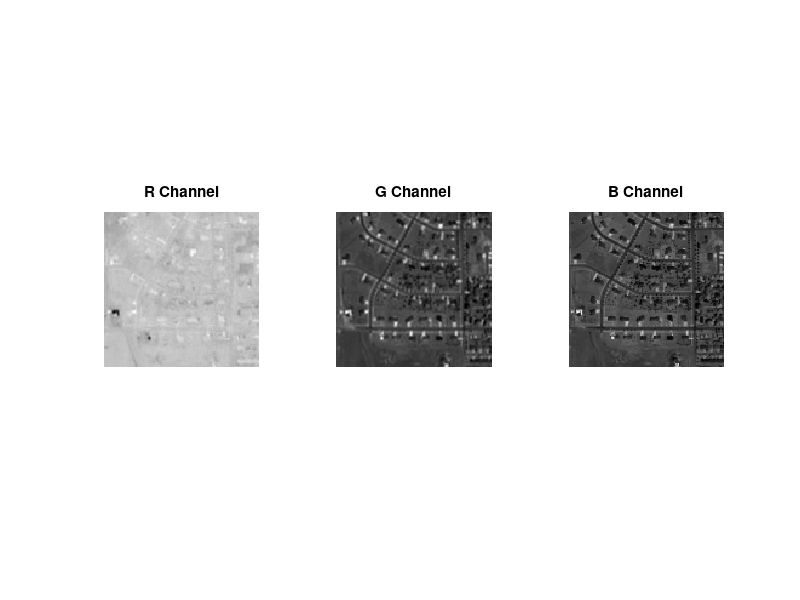
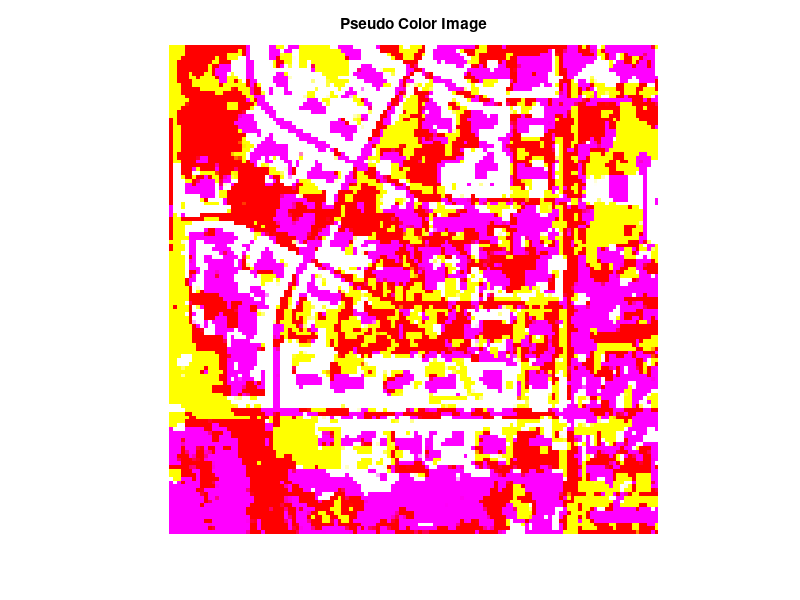

These charts were generated, in order, by the following MATLAB code:
% Author: Luke Redwine
% Date: 10/16/2022
% Class: ECE 8473 - Digital Image Processing
% Final Project

clc;
clear;
close all;

ms_data = struct2cell(load("ms_IKONOS.mat", "-mat"));
ms_data = ms_data{1, 1};

pan_data = struct2cell(load("pan_IKONOS.mat", "-mat"));
pan_data = pan_data{1, 1};

% Extrract the different dimensions of the struct
lenL = size(ms_data, 3);
lenM = size(ms_data, 1);
lenN = size(ms_data, 2);

% Reshape the data to a 2D array
ms_data = reshape(ms_data, [lenM*lenN lenL])';

% Collect the mean of the ms and then transpose it
meanMs = mean(ms_data')';

% Collect the covariance matrix
covarianceMatrix = (ms_data * ms_data') / (lenM * lenN) - meanMs * meanMs';

% Retrieve the eigenvector values
[eigenVector, eigenValue] = eig(covarianceMatrix);

% Create the variables to store the top eigen values
firstEigen = [0,0];
secondEigen = [0,0];
thirdEigen = [0,0];

% Find the top eigen values
for i = 1:size(eigenValue, 1)
    evalEigen = eigenValue(i, i);

    if evalEigen > firstEigen(1)
        thirdEigen(1) = secondEigen(1);
        thirdEigen(2) = secondEigen(2);
        secondEigen(1) = firstEigen(1);
        secondEigen(2) = firstEigen(2);
        firstEigen(1) = evalEigen;
        firstEigen(2) = i;
    elseif evalEigen > secondEigen(1)
        thirdEigen(1) = secondEigen(1);
        thirdEigen(2) = secondEigen(2);
        secondEigen(1) = evalEigen;
        secondEigen(2) = i;
    elseif evalEigen > thirdEigen(1)
        thirdEigen(1) = evalEigen;
        thirdEigen(2) = i;
    end
end

% Collect the top eigen vectors to complete pca
v1 = eigenVector(:,firstEigen(2));
v2 = eigenVector(:,secondEigen(2));
v3 = eigenVector(:,thirdEigen(2));

% Multiply the transpose of the eigen vectors by the difference of the
% original ms and the meanMs and reshape it to size M x N
y1 = reshape(v1' * (ms_data - meanMs), [lenM lenN]);
y2 = reshape(v2' * (ms_data - meanMs), [lenM lenN]);
y3 = reshape(v3' * (ms_data - meanMs), [lenM lenN]);

% Plot the independant RGB values
figure
subplot(1,3,1);
imshow(y3, []);
title("R Channel")
subplot(1,3,2);
imshow(y2, []);
title("G Channel")
subplot(1,3,3);
imshow(pan_data, []);
title("B Channel")

% Construct the RGB image with the top PCAs
combinedImage = zeros(lenM, lenN);
combinedImage(:,:,1) = pan_data;
combinedImage(:,:,2) = y2;
combinedImage(:,:,3) = y3;

% Show the RGB
figure
imshow(combinedImage, [])
title("Pseudo Color Image")
